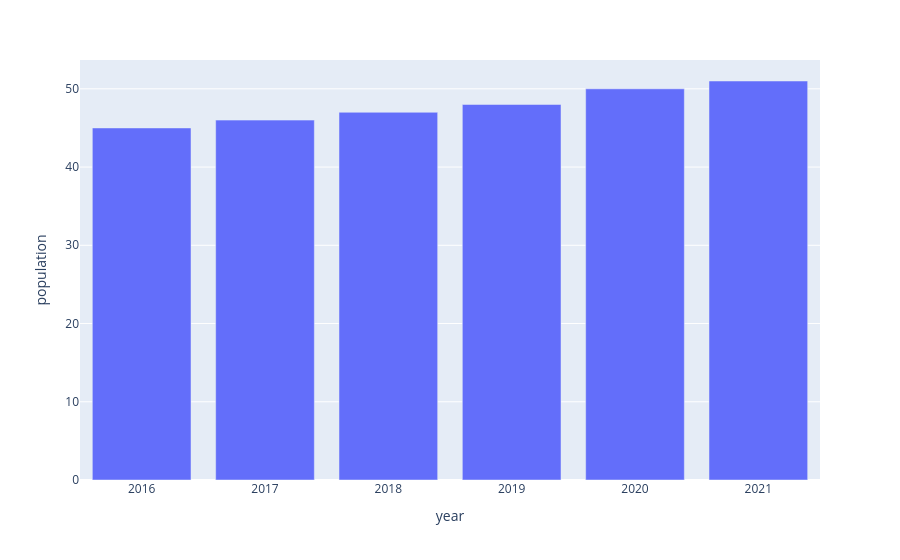

The code cell stored with this chart in its notebook:
### Markdown cell above
# Simple Bar Chart

### Code cell
# plotting the line chart
fig = px.bar(population_df, x="year", y="population")

# showing the plot
fig.show()

### Figure 1 — Plotly figure (JSON) as saved in the notebook; plotly's stock layout.template omitted (floating-point values rounded to 4 significant figures)
{"data": [{"hovertemplate": "year=%{x}<br>population=%{y}<extra></extra>", "legendgroup": "", "marker": {"color": "#636efa", "pattern": {"shape": ""}}, "name": "", "orientation": "v", "showlegend": false, "textposition": "auto", "type": "bar", "x": [2016, 2017, 2018, 2019, 2020, 2021], "xaxis": "x", "y": [45, 46, 47, 48, 50, 51], "yaxis": "y"}], "layout": {"barmode": "relative", "legend": {"tracegroupgap": 0}, "margin": {"t": 60}, "xaxis": {"anchor": "y", "domain": [0, 1], "title": {"text": "year"}}, "yaxis": {"anchor": "x", "domain": [0, 1], "title": {"text": "population"}}}}
